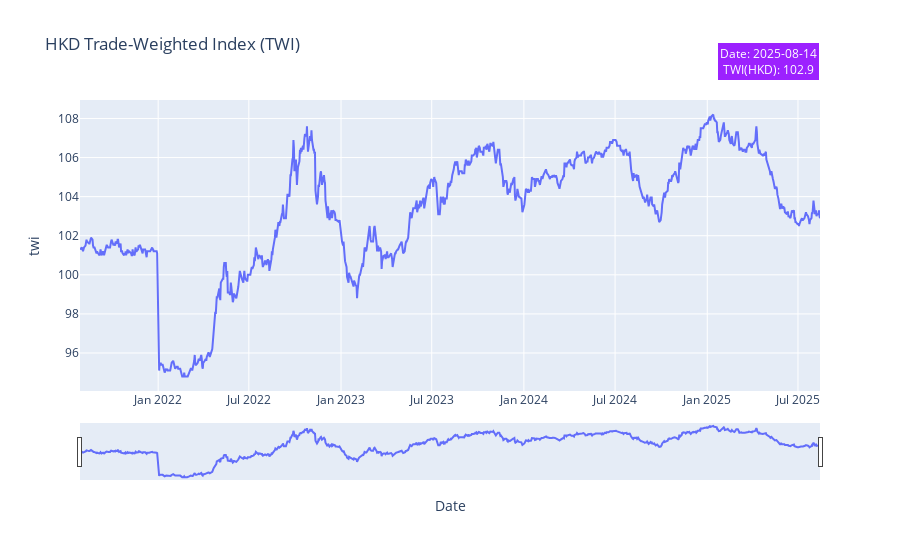

The code cell stored with this chart in its notebook:
### Code cell
hkdtwi_fig = px.line(hkdtwi_df,
             x='end_of_date', y='twi',
             title='HKD Trade-Weighted Index (TWI)',
             labels={'end_of_date': 'Date', 'value': 'Value'},
             )


last_date = hkdtwi_df['end_of_date'].iloc[0]
last_twi = hkdtwi_df['twi'].iloc[0]

hkdtwi_fig.add_annotation(
    text=f"Date: {last_date.strftime('%Y-%m-%d')}<br>TWI(HKD): {last_twi}",
    xref="paper", yref="paper",
    x=1, y=1.2,  
    showarrow=False,
    bgcolor="rgba(156, 33, 315, 1)",
    borderwidth=2,
    font=dict(size=12, color="white")
)

hkdtwi_fig.update_layout(
    xaxis_rangeslider_visible=True,
)

hkdtwi_fig.show()

### Figure 1 — Plotly figure (JSON) as saved in the notebook; plotly's stock layout.template omitted (floating-point values rounded to 4 significant figures; data arrays with more than 128 entries replaced by an {"elided": "..."} marker saying what was removed)
{"data": [{"hovertemplate": "Date=%{x}<br>twi=%{y}<extra></extra>", "legendgroup": "", "line": {"color": "#636efa", "dash": "solid"}, "marker": {"symbol": "circle"}, "mode": "lines", "name": "", "orientation": "v", "showlegend": false, "type": "scatter", "x": {"elided": "999 str values"}, "xaxis": "x", "y": {"elided": "999 float values"}, "yaxis": "y"}], "layout": {"annotations": [{"bgcolor": "rgba(156, 33, 315, 1)", "borderwidth": 2, "font": {"color": "white", "size": 12}, "showarrow": false, "text": "Date: 2025-08-14<br>TWI(HKD): 102.9", "x": 1, "xref": "paper", "y": 1.2, "yref": "paper"}], "legend": {"tracegroupgap": 0}, "title": {"text": "HKD Trade-Weighted Index (TWI)"}, "xaxis": {"anchor": "y", "domain": [0, 1], "rangeslider": {"visible": true}, "title": {"text": "Date"}}, "yaxis": {"anchor": "x", "domain": [0, 1], "title": {"text": "twi"}}}}
